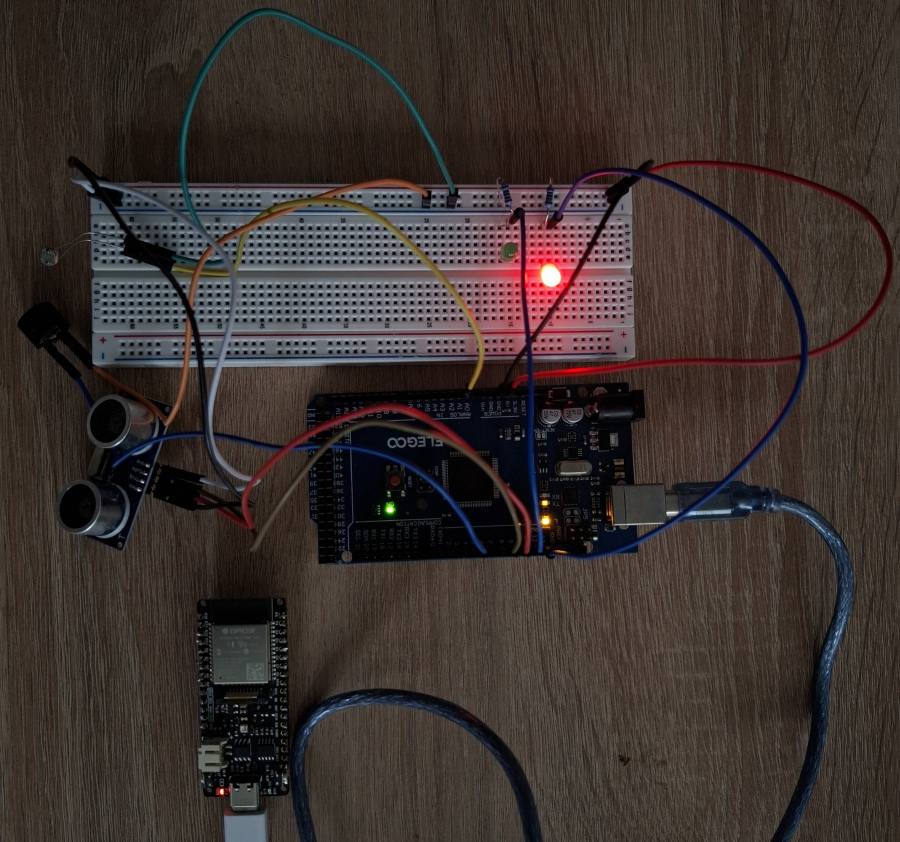
#> input picture docs/figures/photos/bench_attack_esp32.jpg, 1800 x 1684 px (shown at 1/2 size)
$ python make_prototype_figures.py
#> lines starting #> are read from the running program, lines starting #| are printed output that depends on the picture
from __future__ import annotations

from pathlib import Path

import matplotlib

matplotlib.use("Agg")
import matplotlib.patheffects as pe
import matplotlib.pyplot as plt
import numpy as np
from PIL import Image, ImageEnhance

ROOT = Path(__file__).resolve().parents[1]
PHOTOS = ROOT / "docs" / "figures" / "photos"
OUT_RUN = ROOT / "docs" / "figures" / "fig_live_run.png"
plt.rcParams.update({"font.family": "sans-serif", "font.sans-serif": ["Arial", "Helvetica", "DejaVu Sans"],
                     "figure.facecolor": "white", "savefig.facecolor": "white"})
BOX = dict(boxstyle="square,pad=0.22", fc="white", ec="black", lw=0.6)
HALO = [pe.withStroke(linewidth=2.2, foreground="white")]


def label(ax, text, xy, xytext, size=6.8):
    ann = ax.annotate(text, xy=xy, xytext=xytext, fontsize=size, ha="center", va="center", bbox=BOX,
                      arrowprops=dict(arrowstyle="-|>", mutation_scale=7, color="black", lw=0.8, shrinkA=0,
                                      shrinkB=1.5))
    ann.arrow_patch.set_path_effects(HALO)


def photo_axes(ax, im):
    ax.imshow(np.asarray(im))
    ax.set_xticks([])
    ax.set_yticks([])
    for s in ax.spines.values():
        s.set_linewidth(0.6)


def daylight() -> Image.Image:
    return Image.open(PHOTOS / "bench_daylight.jpg")


def attack() -> Image.Image:
    im = Image.open(PHOTOS / "bench_attack_esp32.jpg")
#> im is the input picture: PIL image 1800x1684 RGB; mean R, G, B 59, 49.6, 46.3
    return ImageEnhance.Contrast(ImageEnhance.Brightness(im).enhance(1.35)).enhance(1.08)
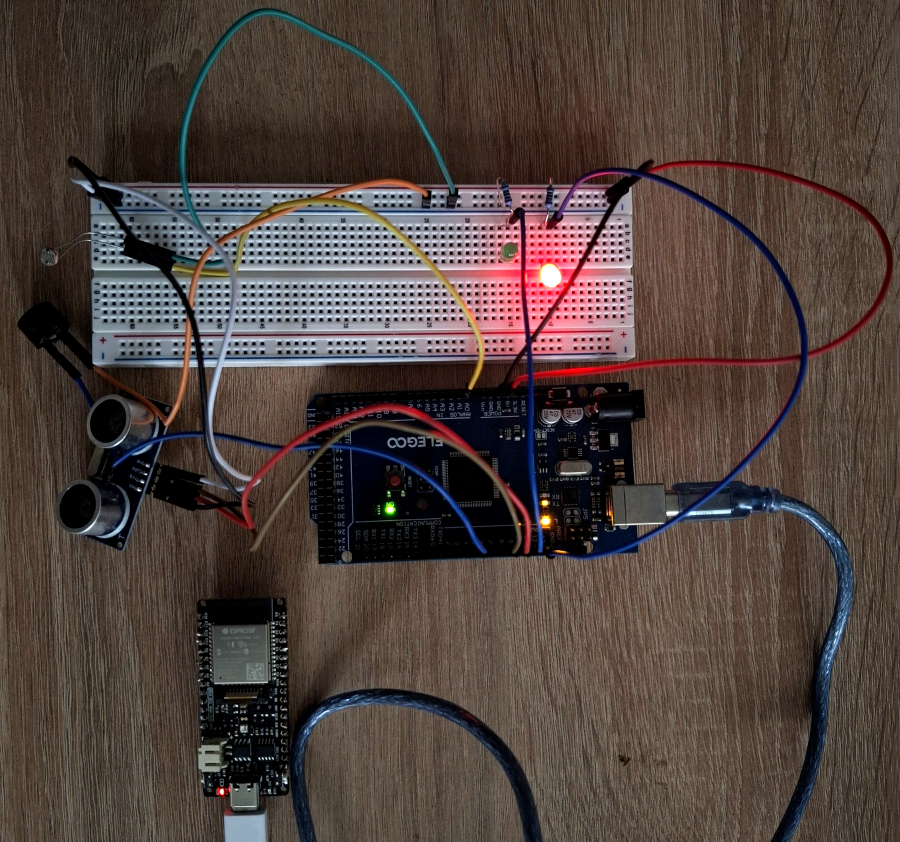
#> returned value: PIL image 1800x1684 RGB (shown at 1/2 size); mean R, G, B 79.2, 65.9, 61


def label_daylight(ax, size=6.8):
    label(ax, "ATmega2560 board\n(Elegoo Mega 2560)", (930, 900), (1080, 1180), size)
    label(ax, "HC-SR04\nultrasonic ranger", (950, 1590), (1130, 1360), size)
    label(ax, "buzzer", (720, 1610), (680, 1420), size)
    label(ax, "photoresistor", (345, 1735), (190, 1580), size)
    label(ax, "red LED", (525, 685), (230, 560), size)
    label(ax, "green LED", (480, 770), (210, 860), size)
    label(ax, "220 Ω resistors", (360, 730), (560, 470), size)
    label(ax, "USB to host", (1010, 300), (720, 150), size)


def label_attack(ax, size=6.8):
    label(ax, "red LED lit:\nattack flagged", (1100, 550), (1430, 180), size)
    label(ax, "ESP32-WROOM-32E\n(cryptographic timing)", (480, 1360), (980, 1400), size)
    label(ax, "ATmega2560\nsensor node", (950, 960), (1460, 880), size)
    label(ax, "HC-SR04", (220, 960), (190, 1190), size)


def live_run() -> Path:
    im = attack()
    fig, ax = plt.subplots(figsize=(4.4, 4.4 * im.height / im.width))
    photo_axes(ax, im)
    label_attack(ax)
    fig.savefig(OUT_RUN, dpi=600, bbox_inches="tight")
    plt.close(fig)
    return OUT_RUN


if __name__ == "__main__":
    print(live_run())
